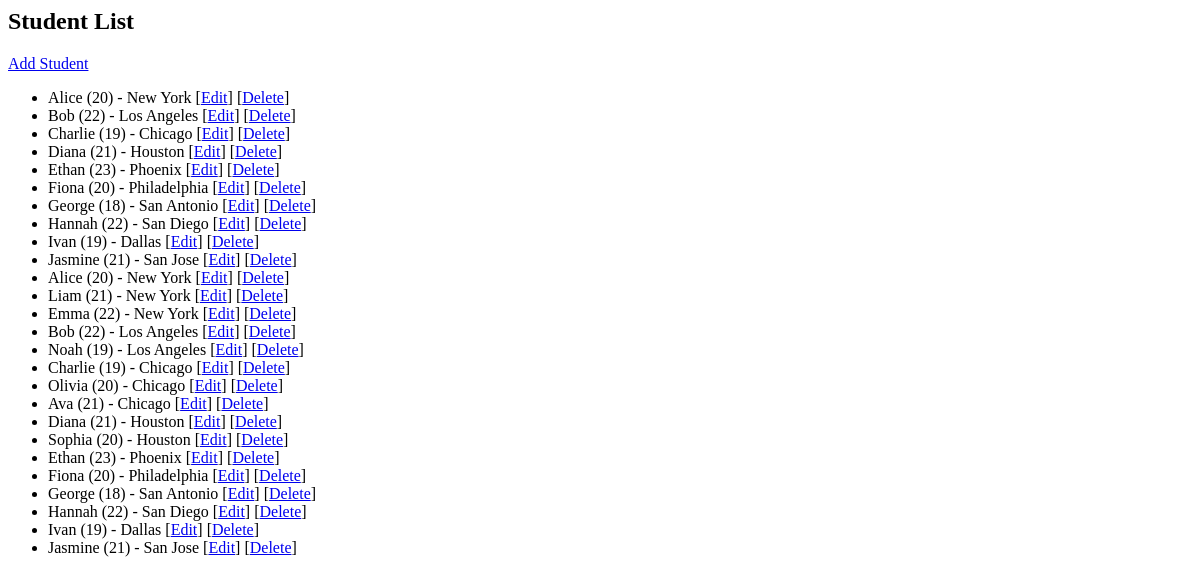
/books/Studintlist, run on an earlier commit of the app's database.
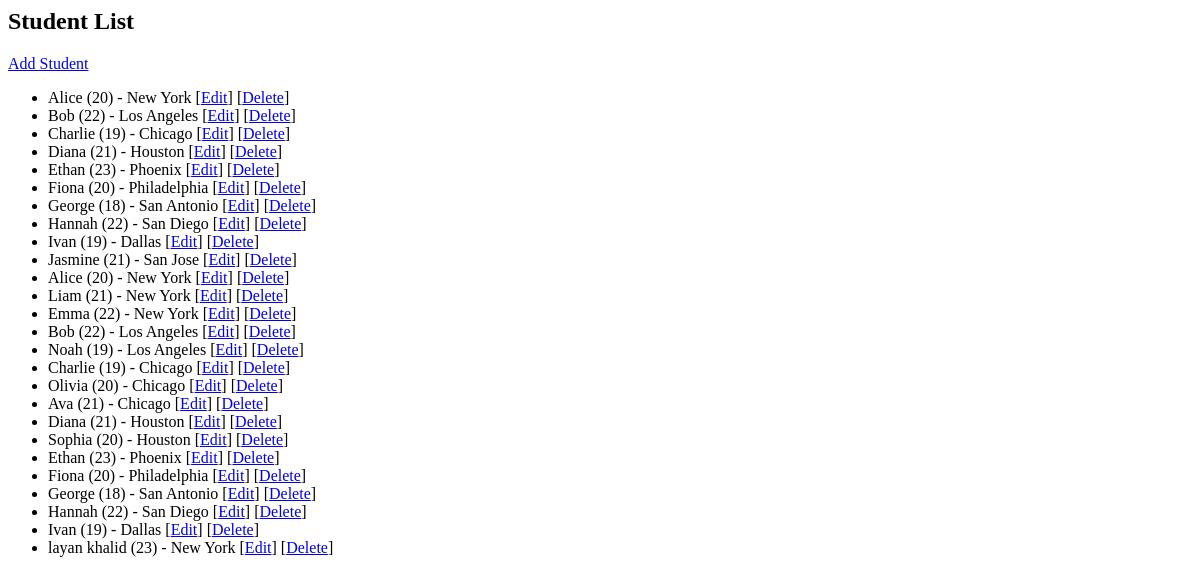
And on a later commit of the database.
### apps/bookmodule/models.py (models this page shows, shortened)
class Student(models.Model):
    name = models.CharField(max_length=100)
    age = models.IntegerField()
    address = models.ForeignKey(Address, on_delete=models.CASCADE)

class Address(models.Model):
    city = models.CharField(max_length=100)

### apps/bookmodule/views.py (the view)
# urls.py: path('Studintlist', views.student_list, name='student_list'),
def student_list(request):
    students = Student.objects.select_related('address').all()
    return render(request, 'bookmodule/list.html', {'students': students})

### apps/templates/bookmodule/list.html
<h2>Student List</h2>
<a href="{% url 'student_add' %}">Add Student</a>
<ul>
    {% for student in students %}
        <li>
            {{ student.name }} ({{ student.age }}) - {{ student.address.city }}
            [<a href="{% url 'student_edit' student.pk %}">Edit</a>]
            [<a href="{% url 'student_delete' student.pk %}">Delete</a>]
        </li>
    {% endfor %}
</ul>

What changed in the data, as far as the page shows it:
removed Student: name "Jasmine", age "21", address.city "San Jose"
added Student: name "layan khalid", age "23", address.city "New York"
